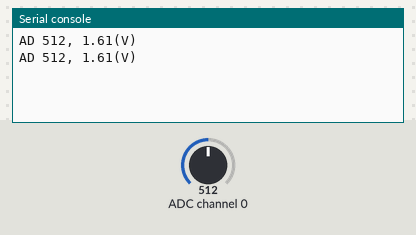
The program below on a simulated BBC micro:bit running MicroPython. On the bench: the last lines printed to the serial console. Inputs (shaded band) come from the test bench; at power-on: ADC channel 0 = 512 (analog values on the 0–1023 scale).

Above: at 1.2 s.
1.3 s: ADC channel 0 set to 716
At 2.6 s:
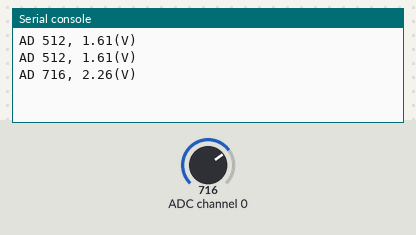
2.8 s: ADC channel 0 set to 900
At 3.8 s:
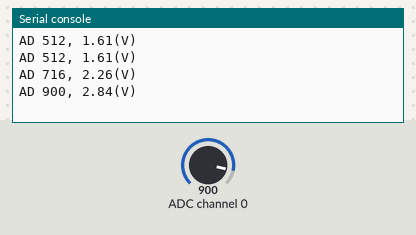
Timing chart, 0 to 5.8 s (numbered marks = the images above; inputs shaded):
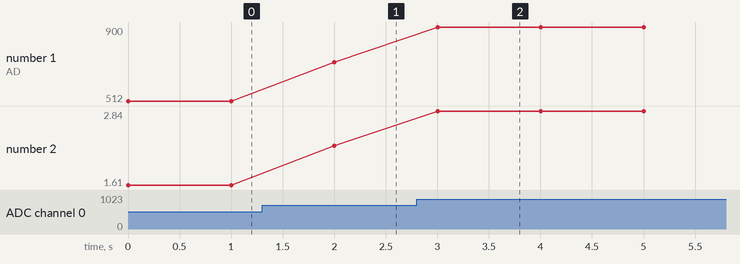

Measured:
- after the input at 1.3 s, the serial console: prints a new line after 0.70 s (image 1)
- after the input at 2.8 s, the serial console: prints a new line after 0.20 s (image 2)
- plotted number 1: 512 → 716 after the input at 1.3 s, 716 → 900 after the input at 2.8 s
- plotted number 2: 1.61 → 2.26 after the input at 1.3 s, 2.26 → 2.84 after the input at 2.8 s

The program:

MCP3008.py
```python
from microbit import *
class MCP3008:
    def __init__(self, CSpin=pin16):
        self.CS = CSpin.write_digital
        self.CS(1)

        self.mosi = [bytearray([1, (1<<7)|(ch<<4), 0]) for ch in range(8)]
        self.miso = bytearray([0, 0, 0])

    def read(self, CH):
        self.CH = CH

        self.CS(0)
        spi.write_readinto(self.mosi[CH], self.miso)
        self.CS(1)
        return (self.miso[1]<<8 | self.miso[2]) & 1023

##############
# how to use #
##############
if __name__ == "__main__":
    # Initialize the microbit.spi module.
    # You can also specify any of the following options:
    # baudrate=1000000, bits=8, mode=0, sclk=pin13, mosi=pin15, and miso=pin14
    spi.init()

    # Instantiate the MCP3008 class with !CS assigned to pin16.
    adc = MCP3008(CSpin=pin16)

    while True:
        # Get 10-bit data by converting the voltage applied to the channel 0 of MCP3008.
        ADdata = adc.read(CH=0)
        volt   = ADdata * 3.23/1024.0

        print("AD %d, %.2f(V)" % (ADdata, volt))
        sleep(1000)
```
